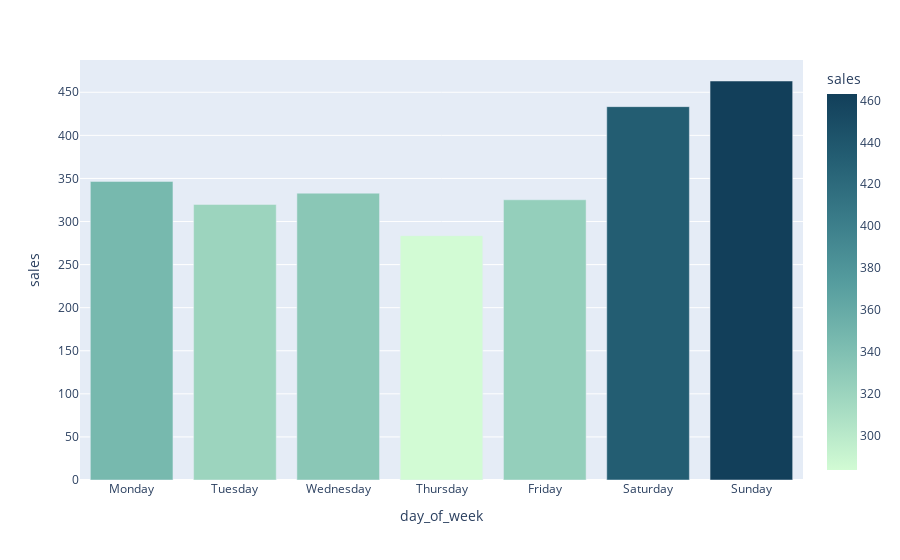

Notebook code cell kept with this figure:
### Code cell
fig = px.bar(by_weekday_df, x='day_of_week', y='sales', color='sales', color_continuous_scale='darkmint')
fig.show()

### Figure 1 — Plotly figure (JSON) as saved in the notebook; plotly's stock layout.template omitted (floating-point values rounded to 4 significant figures)
{"data": [{"alignmentgroup": "True", "hovertemplate": "day_of_week=%{x}<br>sales=%{marker.color}<extra></extra>", "legendgroup": "", "marker": {"color": [346.5, 319.8, 332.9, 283.5, 325.2, 433.3, 463.1], "coloraxis": "coloraxis", "pattern": {"shape": ""}}, "name": "", "offsetgroup": "", "orientation": "v", "showlegend": false, "textposition": "auto", "type": "bar", "x": ["Monday", "Tuesday", "Wednesday", "Thursday", "Friday", "Saturday", "Sunday"], "xaxis": "x", "y": [346.5, 319.8, 332.9, 283.5, 325.2, 433.3, 463.1], "yaxis": "y"}], "layout": {"autosize": true, "barmode": "relative", "coloraxis": {"colorbar": {"title": {"text": "sales"}}, "colorscale": [[0, "rgb(210, 251, 212)"], [0.1667, "rgb(165, 219, 194)"], [0.3333, "rgb(123, 188, 176)"], [0.5, "rgb(85, 156, 158)"], [0.6667, "rgb(58, 124, 137)"], [0.8333, "rgb(35, 93, 114)"], [1, "rgb(18, 63, 90)"]]}, "legend": {"tracegroupgap": 0}, "margin": {"t": 60}, "xaxis": {"anchor": "y", "autorange": true, "domain": [0, 1], "range": [-0.5, 6.5], "title": {"text": "day_of_week"}, "type": "category"}, "yaxis": {"anchor": "x", "autorange": true, "domain": [0, 1], "range": [0, 487.5], "title": {"text": "sales"}, "type": "linear"}}}
